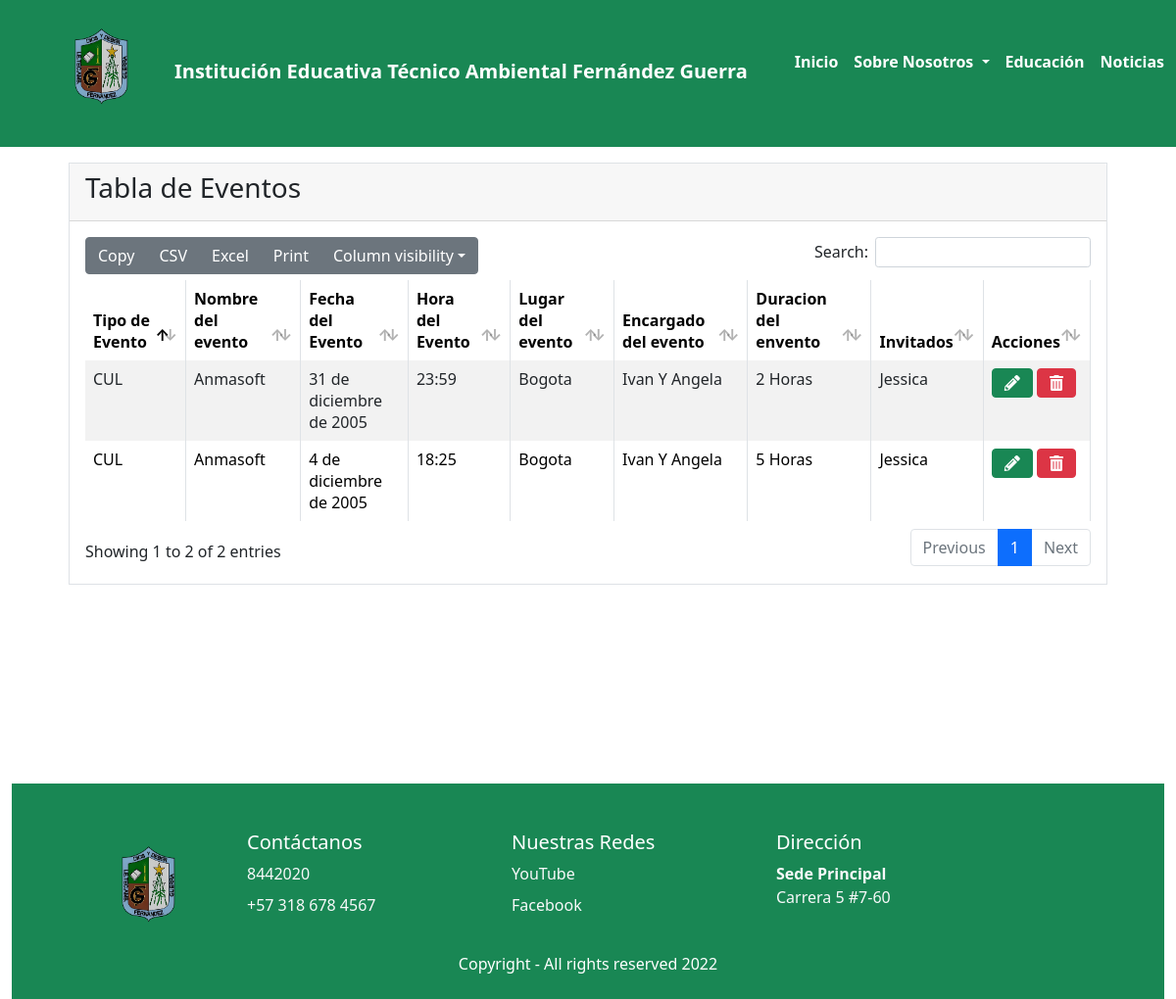
The page /eventos/ on the database its author committed.
### eventos/models.py (models this page shows, shortened)
class Evento(models.Model):
    class TipoEvento(models.TextChoices):
        Cultural='CUL', _('Evento Cultural')
        Academico='ACA', _('Evento Academico')
        Pedagogico='PEDA', _('Evento Pedagogico')
        Recreativo='RECRE', _('Evento Recreativo')
    TipoEvento=models.CharField(max_length=20, choices=TipoEvento.choices , default=TipoEvento.Cultural, verbose_name="Tipo de Evento")
    nombreEve=models.CharField(max_length=60, verbose_name="Nombre del evento")
    fechaEve=models.DateField(verbose_name="Fecha del Evento", help_text=u"MM/DD/AAAA")
    horaEve=models.TimeField(verbose_name="Hora del Evento", help_text=u"00:00:00")
    lugarEve=models.CharField(max_length=60, verbose_name="Lugar del Evento")
    encagEve=models.CharField(max_length=60, verbose_name="Encargados del Evento")
    duracionEve=models.CharField(max_length=60, verbose_name="Duración del Evento")
    invitados=models.CharField(max_length=60, verbose_name="Invitados al Evento")
    usuario=models.ForeignKey(Usuario, on_delete=models.CASCADE,verbose_name='Usuario')
    class Estado(models.TextChoices):
        ACTIVO='1', _('Activo')
        INACTIVO='0', _('Inactivo')
    Estado=models.CharField(max_length=1,choices=Estado.choices, default=Estado.ACTIVO, verbose_name="Estado")

### eventos/views.py (the view)
# urls.py: path('',evento,name="evento"),
def evento(request):
    titulo="Evento"
    eventos= Evento.objects.all()
    context={
        'titulo':titulo,
        'eventos':eventos
}
    return render(request,'eventos/evento.html',context)

### base/Templates/eventos/evento.html (shortened to what this page needs)
{% extends 'partials/body.html' %}
{% load static %}
{% block contenido %}
<div class="m-3 border">
    <div class="card-header">
        <h3 class="card-title">Tabla de Eventos</h3>
    </div>
    <div class="card-body">
        <div id="example1_wrapper" class="dataTables_wrapper dt-bootstrap4">
            <div class="row">
                <div class="col-sm-12">
                    <table id="example1" class="table table-bordered
                        table-striped dataTable dtr-inline"
                        aria-describedby="example1_info">
                        <thead>
                            <tr>
                                <th scope="col">Tipo de Evento</th>
                                <th scope="col">Nombre del evento</th>
                                <th scope="col">Fecha del Evento</th>
                                <th scope="col">Hora del Evento</th>
                                <th scope="col">Lugar del evento</th>
                                <th scope="col">Encargado del evento</th>
                                <th scope="col">Duracion del envento</th>
                                <th scope="col">Invitados</th>
                                <th scope="col">Acciones</th>
                            </tr>
                        </thead>
                        <tbody>
                            {% for evento in eventos %}
                            {% if evento.Estado != '0' %}
                            <tr class="odd">
                                <td class="sorting_1 dtr-control" tabindex="0">{{evento.TipoEvento}}</td>
                                <td>{{evento.nombreEve}}</td>
                                <td>{{evento.fechaEve}}</td>
                                <td>{{evento.horaEve}}</td>
                                <td>{{evento.lugarEve}}</td>
                                <td>{{evento.encagEve}}</td>
                                <td>{{evento.duracionEve}}</td>
                                <td>{{evento.invitados}}</td>
                                <td>
                                    <a class="btn btn-success" href="{% url 'evento-editar' evento.id %}"><i
                                            class="fas fa-pencil-alt"></i></a>
                                    <a class="btn btn-danger" href="{% url 'evento-eliminar' evento.id %}"><i
                                            class="fas fa-trash-alt"></i></a>
                                </td>
                            </tr>
                            {% endif %}
                            {% endfor %}
                        </tbody>
                    </table>
                </div>
            </div>
        </div>
    </div>
</div>
{% endblock contenido %}

### rows shown on the page
Evento: TipoEvento "CUL", nombreEve "Anmasoft", fechaEve "31 de diciembre de 2005", horaEve "23:59", lugarEve "Bogota", encagEve "Ivan Y Angela", duracionEve "2 Horas", invitados "Jessica"
Evento: TipoEvento "CUL", nombreEve "Anmasoft", fechaEve "4 de diciembre de 2005", horaEve "18:25", lugarEve "Bogota", encagEve "Ivan Y Angela", duracionEve "5 Horas", invitados "Jessica"
